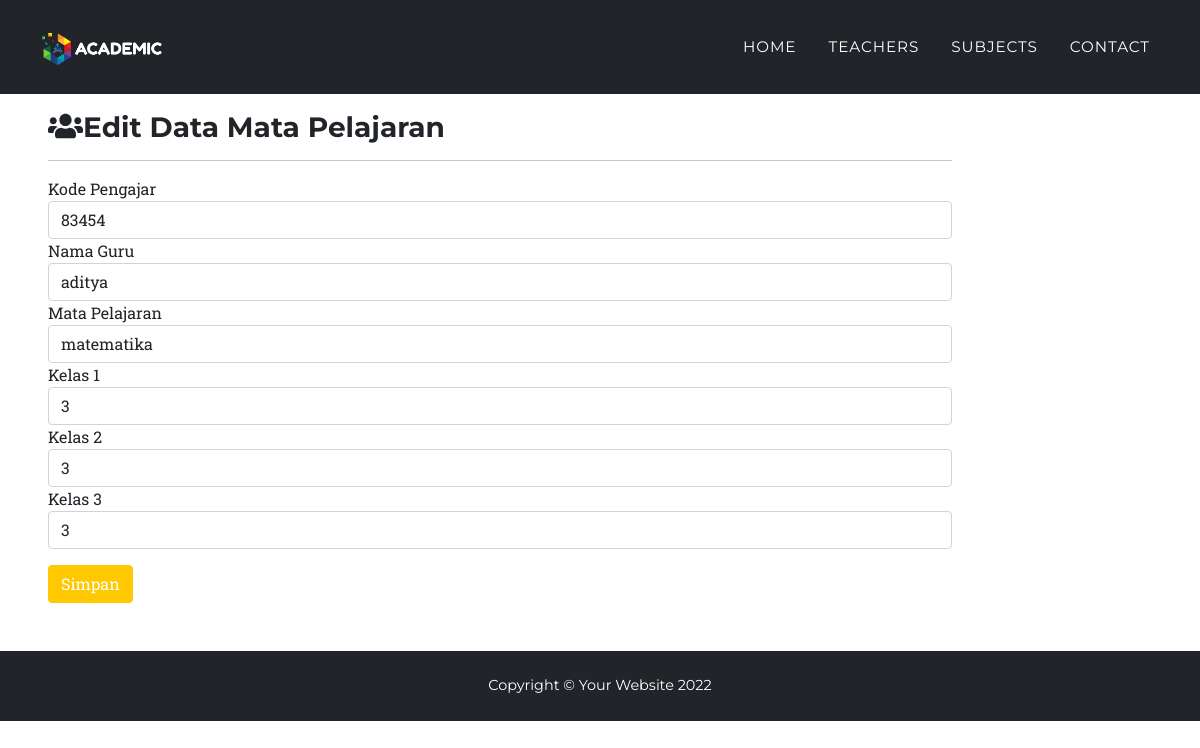
Page /edit-sub.php?id=1 on the committed database.
### tables this page shows
CREATE TABLE `tbl_mk` (
  `id` int(5) NOT NULL,
  `kode_pengajar` int(5) NOT NULL,
  `nama_guru` varchar(25) NOT NULL,
  `mata_pelajaran` varchar(20) NOT NULL,
  `kelas1` int(1) NOT NULL,
  `kelas2` int(1) NOT NULL,
  `kelas3` int(1) NOT NULL
);

### function.php (called while the page is built, shortened)
<?php
$conn = mysqli_connect('sql201.epizy.com', 'epiz_30996223', 'SvxvbmceMyE8fx', 'epiz_30996223_uas_1904030004');
function query($query)
{
    global $conn;
    $result = mysqli_query($conn, $query);
    if (mysqli_num_rows($result) == 1) {
        return mysqli_fetch_assoc($result);
    }
    $rows = [];
    return $rows;
}

### edit-sub.php (the view, shortened to what this page needs)
<?php
require 'function.php';
$id = $_GET['id'];
$mk = query("SELECT * FROM tbl_mk WHERE id = $id");
?>
<!DOCTYPE html>
<html lang="en">
<head>
  <link href="css/styles.css" rel="stylesheet" />
</head>
<body id="page-top">
  <nav class="navbar navbar-expand-lg navbar-dark fixed-top bg-dark" id="mainNav">
    <div class="container">
      <a class="navbar-brand" href="#page-top"><img src="assets/img/navbar-academic.png" alt="..." /></a>
      <div class="collapse navbar-collapse" id="navbarResponsive">
        <ul class="navbar-nav text-uppercase ms-auto py-4 py-lg-0">
          <li class="nav-item"><a class="nav-link" href="index.php">Home</a></li>
          <li class="nav-item"><a class="nav-link" href="teachers.php">Teachers</a></li>
          <li class="nav-item"><a class="nav-link" href="subjects.php">Subjects</a></li>
          <li class="nav-item"><a class="nav-link" href="contact.php">Contact</a></li>
        </ul>
      </div>
    </div>
  </nav>
  <div class="col-md-10 p-5">
    <div>
      <h3><i class="fas fa-users mt-5"></i>Edit Data Mata Pelajaran</h3>
    </div>
    <hr>
    <form method="POST" action="">
      <div class="form-group">
        <label for="kode_pengajar">Kode Pengajar</label>
        <input type="text" class="form-control" id="kode_pengajar" value="<?= $mk['kode_pengajar'] ?>" placeholder="Kode Pengajar" name="kode_pengajar" autofocus required autocomplete="off">
      </div>
      <div class="form-group">
        <label for="nama_guru">Nama Guru</label>
        <input type="text" class="form-control" id="nama_guru" value="<?= $mk['nama_guru'] ?>" placeholder="Nama Guru " name="Nama Guru" required autocomplete="off">
      </div>
      <div class="form-group">
        <label for="mata_pelajaran">Mata Pelajaran </label>
        <input type="text" class="form-control" id="mata_pelajaran" value="<?= $mk['mata_pelajaran'] ?>" placeholder="Mata Pelajaran" name="mata_pelajaran" required autocomplete="off">
      </div>
      <div class="form-group">
        <label for="kelas1">Kelas 1 </label>
        <input type="text" class="form-control" id="kelas1" value="<?= $mk['kelas1'] ?>" placeholder="Kelas 1" name="kelas1" required autocomplete="off">
      </div>
      <div class="form-group">
        <label for="kelas2">Kelas 2 </label>
        <input type="text" class="form-control" id="kelas2" value="<?= $mk['kelas2'] ?>" placeholder="Kelas 2" name="kelas2" required autocomplete="off">
      </div>
      <div class="form-group">
        <label for="kelas3">Kelas 3</label>
        <input type="text" class="form-control" id="kelas3" value="<?= $mk['kelas3'] ?>" placeholder="Kelas 3" name="kelas3" required autocomplete="off">
      </div>
      <button type="tambah" class="btn btn-primary mt-3" name="edit">Simpan</button>
    </form>
  </div>
  <footer class="footer bg-dark py-4">
    <div class="container">
      <div class="row align-items-center">
        <div class="text-white text-center">Copyright &copy; Your Website 2022</div>
      </div>
    </div>
  </footer>
</body>
</html>

### rows in the picture
tbl_mk: kode_pengajar "83454", nama_guru "aditya", mata_pelajaran "matematika", kelas1 "3", kelas2 "3", kelas3 "3"
